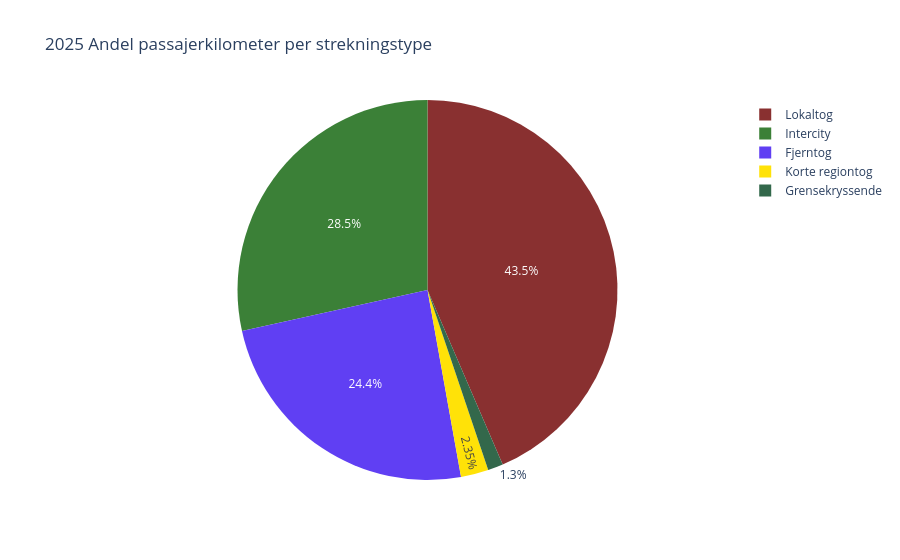

The notebook cell saved with this chart:
### Code cell
data = {
    'Strekningstype': ['Lokaltog', 'Intercity', 'Fjerntog', 'Korte regiontog', 'Grensekryssende', 'Øvrig'],
    'Transportarbeid': [lokaltog.value.iloc[-1] / 1e9, 
                        intercity.value.iloc[-1] / 1e9, 
                        fjerntog.value.iloc[-1] / 1e9, 
                        kort_region.value.iloc[-1] / 1e9,
                        grensekryssende.value.iloc[-1] / 1e9,
                        ovrig.value.iloc[-2] / 1e9]
    }

kollektiv_df = pd.DataFrame(data)

color_map = {
    'Lokaltog': "#893030",
    'Intercity': "#3B8037",
    'Fjerntog': "#603FF3",
    'Korte regiontog':  "#FFE208",
    'Grensekryssende': "#33684B",
    'Øvrig':  "#5D5D5D"
}

# 3. Lag diagrammet med både names og color satt til den nye kolonnen
fig = px.pie(
    kollektiv_df,
    names='Strekningstype',
    color='Strekningstype',
    values='Transportarbeid',
    title='2025 Andel passajerkilometer per strekningstype',
    color_discrete_map=color_map,
)

fig.show()

### Figure 1 — Plotly figure (JSON) as saved in the notebook; plotly's stock layout.template omitted (floating-point values rounded to 4 significant figures)
{"data": [{"customdata": [["Lokaltog"], ["Intercity"], ["Fjerntog"], ["Korte regiontog"], ["Grensekryssende"], ["Øvrig"]], "domain": {"x": [0, 1], "y": [0, 1]}, "hovertemplate": "Strekningstype=%{customdata[0]}<br>Transportarbeid=%{value}<extra></extra>", "labels": ["Lokaltog", "Intercity", "Fjerntog", "Korte regiontog", "Grensekryssende", "Øvrig"], "legendgroup": "", "marker": {"colors": ["#893030", "#3B8037", "#603FF3", "#FFE208", "#33684B", "#5D5D5D"]}, "name": "", "showlegend": true, "type": "pie", "values": [1.727, 1.13, 0.9667, 0.09334, 0.0515, NaN]}], "layout": {"legend": {"tracegroupgap": 0}, "title": {"text": "2025 Andel passajerkilometer per strekningstype"}}}
